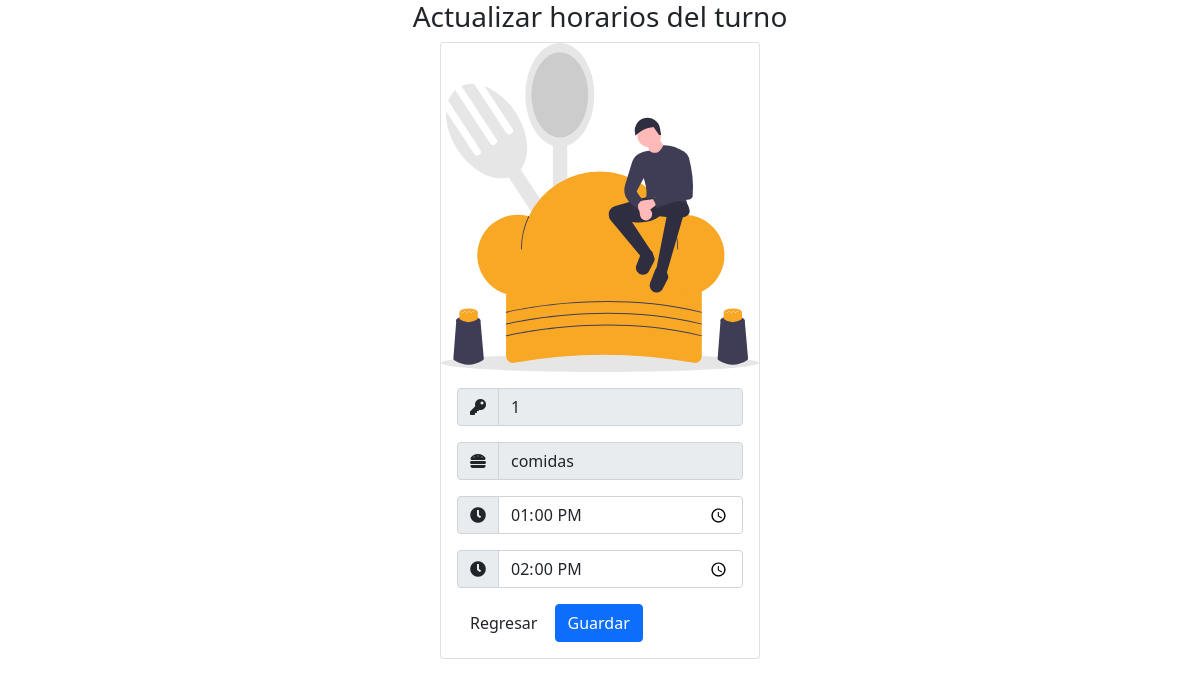
Page /modificarTurno.php?codTurno=1 on the committed database.
### tables this page shows
CREATE TABLE `turnos` (
  `idTurnos` int(11) NOT NULL,
  `descripcion` varchar(50) NOT NULL,
  `inicio` time NOT NULL,
  `fin` time NOT NULL,
  `capacidad` int(11) NOT NULL DEFAULT 30
);

### modificarTurno.php (the view, shortened to what this page needs)
<?php
require "conexion.php";
$codTurno = $_GET['codTurno'];
$sql = "SELECT * FROM turnos WHERE idTurnos = '$codTurno'";
$resultado = $mysqli->query($sql);
$row = $resultado->fetch_array(MYSQLI_ASSOC);
?>
<!DOCTYPE html>
<html lang="es">
<head>
    <link href="https://cdn.jsdelivr.net/npm/bootstrap@5.1.1/dist/css/bootstrap.min.css" rel="stylesheet">
    <link rel="stylesheet" href="https://use.fontawesome.com/releases/v5.15.3/css/all.css">
</head>
<body>
    <div class="container" style="display: flex; flex-direction: column;align-items: center;">
        <div class=" row">
            <h3>Actualizar horarios del turno</h3>
        </div>
        <div class="card" style="width: 20rem;">
            <img src="vistas/img/plantilla/cooking.svg" class="card-img-top" alt="...">
            <div class="card-body">
                <form class="form-horizontal" method="POST" action="updateTurno.php" autocomplete="off">
                    <div class="form-group">
                        <div class="input-group mb-3">
                            <div class="input-group-append input-group-text">
                                <span class="fas fa-key"></span>
                            </div>
                            <input type="text" class="form-control" name="codTurno" value="<?php echo $row['idTurnos']; ?>" readonly>
                        </div>
                        <div class="input-group mb-3">
                            <div class="input-group-append input-group-text">
                                <span class="fas fa-hamburger"></span>
                            </div>
                            <input type="text" class="form-control" name="categoria" value="<?php echo $row['descripcion']; ?>" readonly>
                        </div>
                        <div class="input-group mb-3">
                            <div class="input-group-append input-group-text">
                                <span class="fas fa-clock"></span>
                            </div>
                            <input type="time" class="form-control" name="inicioTurno" value="<?php echo $row['inicio']; ?>">
                        </div>
                        <div class="input-group mb-3">
                            <div class="input-group-append input-group-text">
                                <span class="fas fa-clock"></span>
                            </div>
                            <input type="time" class="form-control" name="finTurno" value="<?php echo $row['fin']; ?>">
                        </div>
                    </div>
                    <div class="form-group">
                        <div class="col-sm-offset-2">
                            <a href="turno" class="btn btn-default">Regresar</a>
                            <button type="submit" class="btn btn-primary">Guardar</button>
                        </div>
                    </div>
                </form>
            </div>
        </div>
    </div>
</body>
</html>

### rows in the picture
turnos: codTurno "1", categoria "comidas", inicioTurno "13:00:00", finTurno "14:00:00"
